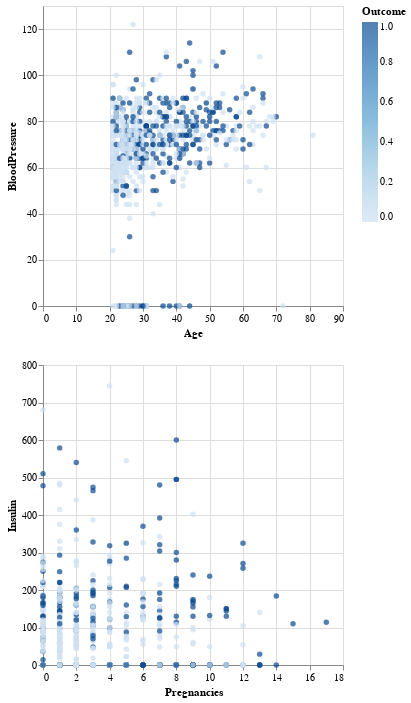

Source (notebook cell):
### Markdown cell above
Наблюдаем ситуацию сильного дисбаланса классов в данных. С долей 66.0% участников, не болеющих диабетом (класс "0"), и 34.0% участников, у которых есть диабет. (класс "1"), ясно, что данный набор данных имеет низкое представительство одного из классов по сравнению с другим.

### Code cell
sel = alt.selection_single(fields=["Outcome"])
c1= alt.Chart(df).mark_circle().encode(
    x="Age",
    y="BloodPressure",
    color=alt.Color('Outcome')
)
c2= alt.Chart(df).mark_circle().encode(
    x="Pregnancies",
    y="Insulin",
    color=alt.Color('Outcome')
)
c1&c2

### Figure 1 — Vega-Lite specification as saved in the notebook (floating-point values rounded to 4 significant figures; data arrays with more than 128 entries replaced by an {"elided": "..."} marker saying what was removed)
{"config": {"view": {"continuousWidth": 300, "continuousHeight": 300}}, "vconcat": [{"mark": {"type": "circle"}, "encoding": {"color": {"field": "Outcome", "type": "quantitative"}, "x": {"field": "Age", "type": "quantitative"}, "y": {"field": "BloodPressure", "type": "quantitative"}}}, {"mark": {"type": "circle"}, "encoding": {"color": {"field": "Outcome", "type": "quantitative"}, "x": {"field": "Pregnancies", "type": "quantitative"}, "y": {"field": "Insulin", "type": "quantitative"}}}], "data": {"name": "data-e2b53898b414af83f20bae7a07394d6d"}, "$schema": "https://vega.github.io/schema/vega-lite/v5.20.1.json", "datasets": {"data-e2b53898b414af83f20bae7a07394d6d": {"elided": "744 records"}}}
